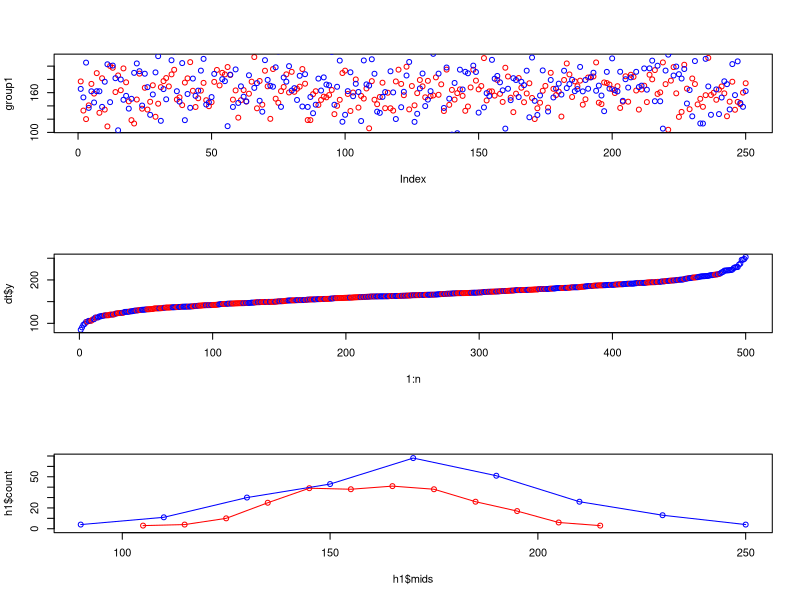

Write R code to recreate this figure.
if (F)
{
    rm(list = ls())
    setwd(dirname(rstudioapi::getActiveDocumentContext()$path))
    print(getwd())
}

# t.test 2 groups

n = 500
group1 = rnorm(n / 2, 162.77, 20)
group2 = rnorm(n / 2, 168.11, 33)

dt = rbind(data.frame(y=group1, x = 1), data.frame(y=group2, x = 2))
dt = dt[order(dt$y),]

pop = par(mfrow=c(3,1))

plot(group1, col = 'red', type = 'p')
lines(group2, col = 'blue', type = 'p')

plot(1:n, dt$y, col=c('red','blue')[dt$x])

h1 = hist(group1, plot=F)
h2 = hist(group2, plot=F)
rgx = range(c(h1$mids, h2$mids)); rgy = c(-1, 1 + max(c(h1$counts, h2$counts)))
plot(h1$mids, h1$count, type='o', col='red', xlim = rgx, ylim = rgy)
lines(h2$mids, h2$count, type='o', col='blue')

par(pop)

print(t.test(y ~ x, data = dt))
